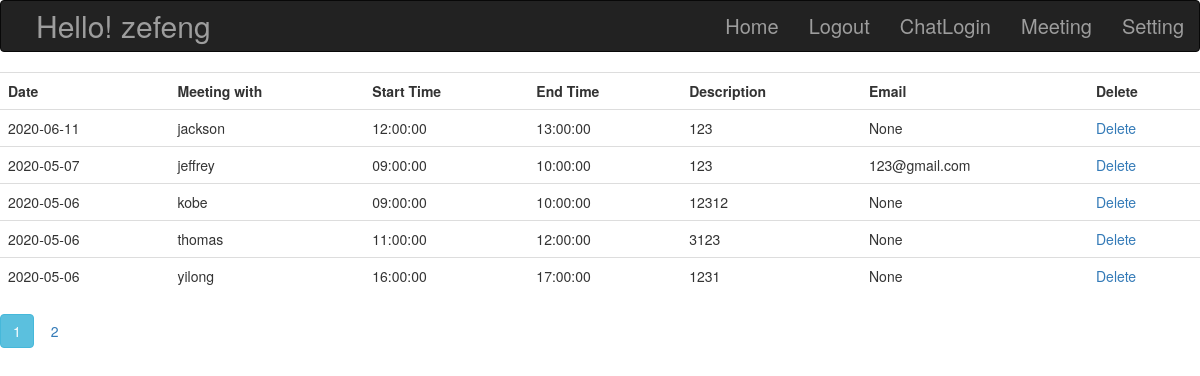
Page /meeting (signed in) on the committed database.
### app_folder/models.py (models this page shows, shortened)
class User(db.Model,UserMixin):
    id = db.Column(db.Integer, primary_key=True)
    username = db.Column(db.String(64), index=True, unique=True)
    email = db.Column(db.String(128), index=True, unique=True)
    password_hash = db.Column(db.String(128))
    mailconfirm=db.Column(db.Boolean,index=True)
    available = db.relationship('Available', cascade='all,delete', backref='User')
    appointment = db.relationship("Appointment", cascade='all,delete', backref='User')

class Appointment(db.Model):
    id = db.Column(db.Integer, primary_key=True)
    Date = db.Column(db.Date, index=True)
    name = db.Column(db.String(64), index=True)
    start_time = db.Column(db.Time, index=True)
    end_time = db.Column(db.Time, index=True)
    user_id = db.Column(db.Integer, db.ForeignKey('user.id'))
    description = db.Column(db.String(64), index=True)
    email = db.Column(db.String(128), index=True, unique=True)

### app_folder/routes.py (the view)
@app.route('/meeting',methods=["GET","POST"])
@login_required
def meeting():
    page = request.args.get('page', 1, type=int)
    appointment_list=[]
    user = User.query.filter_by(username=current_user.username).first()
    appointment_list = Appointment.query.filter(Appointment.user_id ==user.id)\
                    .order_by(Appointment.Date.desc())\
                    .paginate(page=page, per_page=5)
    return render_template("meeting.html",appointment_list=appointment_list)

### app_folder/models.py (called while the page is built)
@login_manager.user_loader
def load_user(id):
    return User.query.get(int(id))

### app_folder/templates/meeting.html (shortened to what this page needs)
{% extends "base.html" %}
{% block content %}
{% from "bootstrap/pagination.html" import render_pagination %}
<table class="table">
    <tr>
        <th>Date</th>
        <th>Meeting with</th>
        <th>Start Time</th>
        <th>End Time</th>
        <th>Description</th>
        <th>Email</th>
        <th>Delete</th>
      </tr>
      {% for message in appointment_list.items %}
      <tr>
          <td>{{ message.Date}}</td>
          <td>{{ message.name }}</td>
          <td>{{ message.start_time }}</td>
          <td>{{ message.end_time }}</td>
          <td>{{ message.description}}</td>
          <td>{{ message.email}}</td>
          <td ><a href="/deleteRecord?email={{message.email}}&date={{message.Date}}&start={{message.start_time}}&end={{message.end_time}}">Delete</a></td>
      </tr>
      {% endfor %}
</table>
{% for page_num in appointment_list.iter_pages(left_edge=1, right_edge=1, left_current=1, right_current=2) %}
      {% if page_num %}
        {% if appointment_list.page == page_num %}
          <a class="btn btn-info mb-4" href="{{ url_for('meeting', page=page_num) }}">{{ page_num }}</a>
        {% else %}
          <a class="btn btn-outline-info mb-4" href="{{ url_for('meeting', page=page_num) }}">{{ page_num }}</a>
        {% endif %}
      {% endif %}
{% endfor %}
{% endblock %}

### app_folder/templates/base.html (shortened to what this page needs)
<!DOCTYPE html>
<html lang="en">
    <head>
        <link rel="stylesheet" href="../static/style.css">
        <link rel="stylesheet" href="https://maxcdn.bootstrapcdn.com/bootstrap/3.4.1/css/bootstrap.min.css">
    </head>
    <body>
        <nav class="navbar navbar-inverse">
          <div class="container-fluid">
            <div class="navbar-header">
              {% if current_user.is_authenticated %}
                <div class="navbar-brand">Hello! {{current_user.username}}</div>
              {%else%}
                <div class="navbar-brand">Hello! Guest</div>
              {%endif%}
            </div>
              <ul class="nav navbar-nav navbar-right">
                <li><a href="/">Home</a></li>
                {%if not current_user.is_authenticated%}
                  <li ><a href="/login">Login</a></li>
                {%else%}
                  <li ><a href="/logout">Logout</a></li>
                {%endif%}
                  <li ><a href="/chatlogin">ChatLogin</a></li>
                  <li ><a href="/meeting">Meeting</a></li>
                  <li><a href="/setting">Setting</a></li>
              </ul>
          </div>
        </nav>
        {% block content %} {% endblock %}
    </body>
</html>

### app_folder/templates/base.html (style rules this page uses)
.navbar-brand { position: relative; left:20px; font-size:30px; }
.navbar-nav { font-size:20px; }

### rows in the picture
User: username "zefeng"
Appointment: Date "2020-06-11", name "jackson", start_time "12:00:00", end_time "13:00:00", description "123", email "None"
Appointment: Date "2020-05-07", name "jeffrey", start_time "09:00:00", end_time "10:00:00", description "123", email "123@gmail.com"
Appointment: Date "2020-05-06", name "kobe", start_time "09:00:00", end_time "10:00:00", description "12312", email "None"
Appointment: Date "2020-05-06", name "thomas", start_time "11:00:00", end_time "12:00:00", description "3123", email "None"
Appointment: Date "2020-05-06", name "yilong", start_time "16:00:00", end_time "17:00:00", description "1231", email "None"

### other values in the picture
{{ page_num }} "1"
{{ page_num }} "2"
